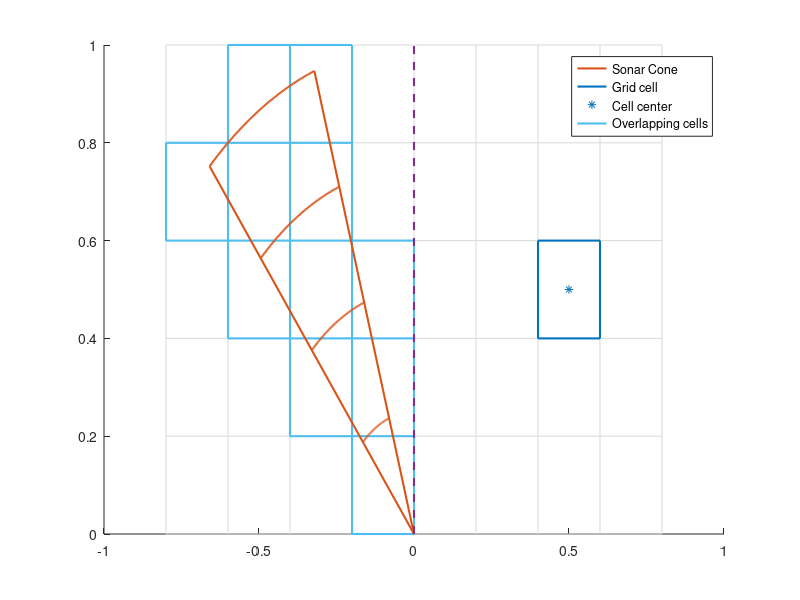

This chart was generated by the following MATLAB code: (Note: this script raises an error after producing the figure.)
clear, close all
cellsize = 0.2;
fig = figure();
hold on;
% grid on;
lWidth = 1.5;
fsize = 11;
cell_y_pos = cellsize*2.5;
cell_centre = [-cellsize, cell_y_pos];
cell_centre2 = [0, cell_y_pos];
cell_centre3 = [cellsize*2.5, cell_y_pos];
cone_pos = -pi/6;
coneL = 1;
bins = 5;
beamWidth = pi/8;
th = linspace(-beamWidth/2, beamWidth/2, 100);

strange_color = [0.635000000000000 0.0780000000000000 0.184000000000000];
blue = [0 0.447000000000000 0.741000000000000];
orange = [0.850000000000000 0.325000000000000 0.0980000000000000];
yellow = [0.929000000000000 0.694000000000000 0.125000000000000];
purple = [0.494000000000000 0.184000000000000 0.556000000000000];
green = [0.466000000000000 0.674000000000000 0.188000000000000];
lightblue = [0.301000000000000 0.745000000000000 0.933000000000000];

%% cell numbers
% c = 0;
% for i = .9:-.2:.1
%     for j = -.7:.2:.7
%         text(j, i, string(c));
%         c = c + 1;
%     end
% end

%% cells
gray = [217, 217, 217]/255;
for i = 1:-.2:0
    cells = plot([-.8, .8], [i, i], 'Color', gray);
end
for j = -.8:.2:.8
    plot([j j], [1 0], 'Color', gray);
end
        

%% selected cone
x = [0 .2 .2 .4 .4 .6 .6 .8 .8 .6 .6 .2 .2 0 0 NaN .6 .6 NaN .4 .4 NaN .2 .2 NaN .6 .2 NaN .6 .2 NaN .4 0 NaN .2 0]*-1;
y = [0 0 .2 .2 .4 .4 .6 .6 .8 .8 1 1 .6 .6 0 NaN .6 .8 NaN .2 1 NaN .2 .6 NaN .8 .8 NaN .6 .6 NaN .4 .4 NaN .2 .2];
select = plot(x, y, 'Color', lightblue, 'LineWidth', lWidth);

%% Cone
cone = [coneL*sin(-beamWidth/2+cone_pos), coneL*cos(-beamWidth/2+cone_pos); 0, 0; ...
    coneL*sin(beamWidth/2+cone_pos), coneL*cos(beamWidth/2+cone_pos)];
l_cone = plot(cone(:, 1), cone(:, 2), 'Color', orange, 'Linewidth', 1.5);
%% Bins
for i = linspace(0, coneL, bins)
    binx = (i)*sin(th+cone_pos);
    biny = (i)*cos(th+cone_pos);
    plot(binx, biny, 'Color', orange, 'Linewidth', lWidth)
end

%% Cell
cell = [cellsize/2, cellsize/2; -cellsize/2, cellsize/2; ...
    -cellsize/2, -cellsize/2; cellsize/2, -cellsize/2; ...
    cellsize/2, cellsize/2];

l_cell = plot(cell(:, 1)+cell_centre3(1), cell(:, 2)+cell_centre3(2), 'Color', blue, 'Linewidth', lWidth);
l_cell_centre = plot(cell_centre3(1), cell_centre3(2), '*', 'Color', blue);

% l_cell = plot(cell(:, 1)+cell_centre(1), cell(:, 2)+cell_centre(2), 'Color', blue, 'Linewidth', 1.5);
% l_cell_centre = plot(cell_centre(1), cell_centre(2), '*', 'Color', blue);
legend([l_cone, l_cell, l_cell_centre, select], {'Sonar Cone', 'Grid cell', 'Cell center', 'Overlapping cells'},'AutoUpdate','off');

% plot(cell(:, 1)+cell_centre2(1), cell(:, 2)+cell_centre2(2), 'Color', blue, 'Linewidth', lWidth);
% plot(cell_centre2(1), cell_centre2(2), '*', 'Color', blue);




%% Angles
yMax = ylim;
yMax = yMax(2);
h = plot([0, 0], [0, yMax], '--', 'Linewidth', lWidth, 'Color', purple);
c = h.Color();
alpha1 = atan2(-cellsize/2+cell_centre3(1), cellsize/2+cell_centre3(2));
alpha2 = atan2(cellsize/2+cell_centre3(1), -cellsize/2+cell_centre3(2));
alpha3 = atan2(cell_centre3(1), cell_centre3(2));
% SMALL ANGLE
r1 = 2.2*cellsize/3; %sqrt((-cellsize/2+cell_centre3(1))^2+(cellsize/2+cell_centre3(2))^2)/2;
%large angle
r2 = 1.6*1.4*cellsize;%sqrt((cellsize/2+cell_centre3(1))^2+(-cellsize/2+cell_centre3(2))^2)/2;
%angle
r3 = 2*(2/3)*cellsize;%sqrt((cell_centre3(1))^2+(cell_centre3(2))^2)/2;
th1 = linspace(0, alpha1, 100);
th2 = linspace(0, alpha2, 100);
th3 = linspace(0, alpha3, 100);
h = plot(r1*sin(th1), r1*cos(th1), '--', 'Linewidth', lWidth);
text(r1*sin(th1(50))+ cellsize/8, r1*cos(th1(50)), 'Small Angle', 'Color', h.Color(),'FontSize',fsize);
plot([0, -cellsize/2+cell_centre3(1)], [0, cellsize/2+cell_centre3(2)], '--', 'Linewidth', lWidth, 'Color', h.Color())
h = plot(r2*sin(th2), r2*cos(th2), '--', 'Linewidth', lWidth);
text(r2*sin(th2(60))+ cellsize/8, r2*cos(th2(60)), 'Large Angle', 'Color', h.Color(),'FontSize',fsize);
plot([0, cellsize/2+cell_centre3(1)], [0, -cellsize/2+cell_centre3(2)], '--', 'Linewidth', lWidth, 'Color', h.Color())
h = plot(r3*sin(th3), r3*cos(th3), '--', 'Linewidth', lWidth);
text(r3*sin(th3(60))+ cellsize/8, r3*cos(th3(60)), 'Angle', 'Color', h.Color(),'FontSize',fsize);
plot([0, cell_centre3(1)], [0, cell_centre3(2)], '--', 'Linewidth', lWidth, 'Color', h.Color())


grid on


axis equal
a = gca;
a.XTick = -.7:.2:.7;
a.YTick = .1:.2:.9;
a.GridLineStyle = 'None';
a.XTickLabel = num2str((0:7)');
a.YTickLabel = num2str((4:-1:0)');
xlabel('Cell column');
ylabel('Cell row');

% set(gca, 'xtick', [], 'ytick', [], 'xticklabel', [], 'yticklabel', [])
ylim([0 1.05])
xlim([-.8 .8]);
% saveas(gcf, '../grid_parameters', 'epsc');
save_fig(fig, 'grid_params', true);